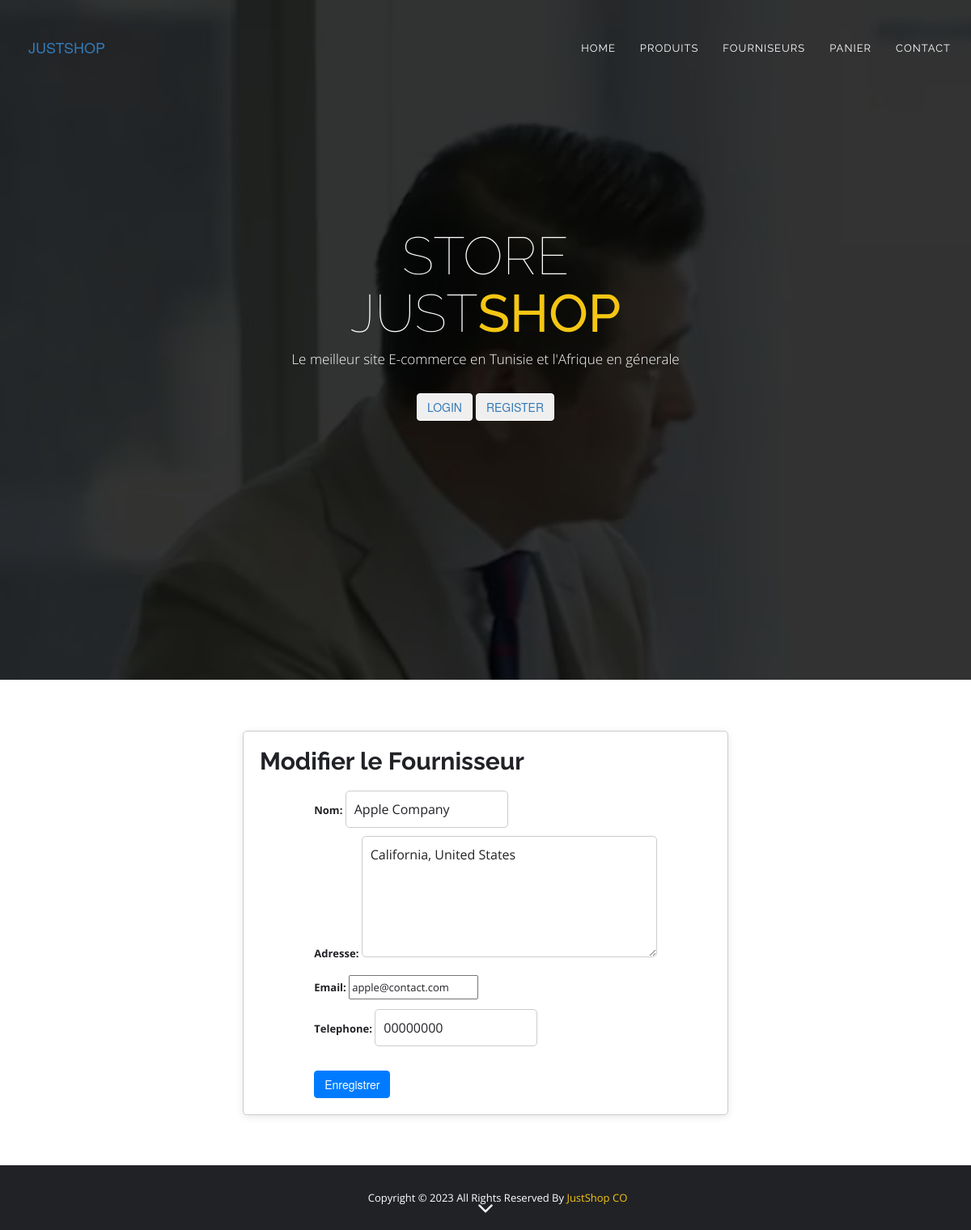
The page /shop/fournisseur/modifier/1/ on the database its author committed.
### shop/models.py (models this page shows, shortened)
class Fournisseur(models.Model):
    nom=models.CharField(max_length=100)
    adresse=models.TextField(null=True)
    email=models.EmailField()
    telephone=models.CharField(max_length=8)

### shop/views.py (the view)
# urls.py: path('fournisseur/modifier/<int:fournisseur_id>/', views.edit_fournisseur, name='modifier_fournisseur'),
def edit_fournisseur(request, fournisseur_id):
    fournisseur = Fournisseur.objects.get(id=fournisseur_id)
    form = FournisseurForm(request.POST or None, request.FILES or None, instance=fournisseur)
    if form.is_valid():
        form.save()
        return redirect('fournisseur')
    return render(request, 'shop/modifier_fournisseur.html', {'form': form})

### shop/forms.py
class FournisseurForm(forms.ModelForm):
    class Meta:
        model = Fournisseur
        fields = ['nom', 'adresse', 'email', 'telephone']
        widgets = {
            'adresse': forms.Textarea(attrs={'rows': 3}),
        }

### shop/templates/shop/modifier_fournisseur.html (shortened to what this page needs)
{% extends 'shop/base.html' %}
{% load static %}
{% block content %}
<br><br>
<section class="section-edit-equipe">
    <div class="container">
        <div class="card">
            <div class="card-header">
                <h2>Modifier le Fournisseur</h2>
            </div>
            <div class="card-body">
                <form method="POST" enctype="multipart/form-data">
                    {{ form.as_p }}
                    <br>
                    <button type="submit" class="btn btn-primary" >Enregistrer</button>
                </form>
            </div>
        </div>
    </div>
</section>
{% endblock %}

### shop/static/css/style.css (style rules this page uses)
html, body { height: 100%; }
body { color: #212226; }
h1, h2, h3, h4, h5, h6 { font-family: "Raleway", sans-serif; }
p { font-family: "Open Sans", sans-serif; font-size: 13px; font-weight: 400; line-height: 24px; }
section { background: #fff; overflow: hidden; }

### shop/templates/shop/modifier_fournisseur.html (style rules this page uses)
label { font-weight: bold; margin-bottom: 5px; }
input[type="text"], textarea { padding: 10px; font-size: 16px; border-radius: 5px; border: 1px solid #ccc; }
textarea { height: 150px; }
.section-edit-equipe { display: flex; justify-content: center; align-items: center; min-height: calc(100vh - 200px); }
.card { max-width: 600px; width: 100%; border: 1px solid #ccc; border-radius: 5px; box-shadow: 0 2px 10px rgba(0, 0, 0, 0.1); margin: 0 auto; background-color: #fff; padding: 20px; }
.card-header { margin-bottom: 20px; }
.card-header h2 { font-size: 30px; font-weight: bold; margin: 0; }
.card-body { display: flex; flex-direction: column; align-items: center; }
.btn-primary { background-color: #007bff; border-color: #007bff; }

### rows shown on the page
Fournisseur: nom "Apple Company", adresse "California, United States", email "apple@contact.com", telephone "00000000"
